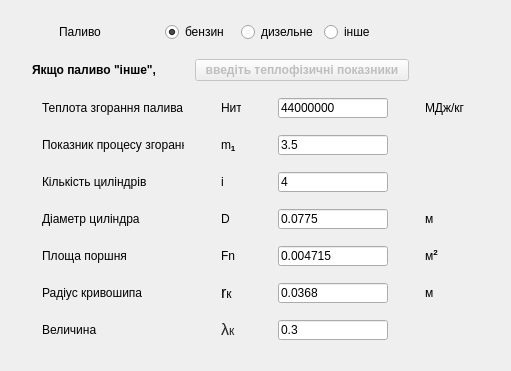
     <widget class="QWidget" name="layoutWidget">
      <property name="geometry">
       <rect>
        <x>10</x>
        <y>100</y>
        <width>511</width>
        <height>371</height>
       </rect>
      </property>
      <layout class="QVBoxLayout" name="verticalLayout">
       <item>
        <layout class="QHBoxLayout" name="horizontalLayout_4">
         <item>
          <widget class="QLabel" name="label_80">
           <property name="maximumSize">
            <size>
             <width>42</width>
             <height>20</height>
            </size>
           </property>
           <property name="text">
            <string/>
           </property>
          </widget>
         </item>
         <item>
          <widget class="QLabel" name="label_3">
           <property name="maximumSize">
            <size>
             <width>100</width>
             <height>20</height>
            </size>
           </property>
           <property name="text">
            <string>Паливо</string>
           </property>
          </widget>
         </item>
         <item>
          <layout class="QHBoxLayout" name="horizontalLayout_2">
           <item>
            <widget class="QRadioButton" name="radioButton_Petrol">
             <property name="maximumSize">
              <size>
               <width>100</width>
               <height>20</height>
              </size>
             </property>
             <property name="focusPolicy">
              <enum>Qt::StrongFocus</enum>
             </property>
             <property name="acceptDrops">
              <bool>false</bool>
             </property>
             <property name="autoFillBackground">
              <bool>false</bool>
             </property>
             <property name="text">
              <string>бензин</string>
             </property>
             <property name="checkable">
              <bool>true</bool>
             </property>
             <property name="checked">
              <bool>true</bool>
             </property>
             <property name="autoExclusive">
              <bool>true</bool>
             </property>
            </widget>
           </item>
           <item>
            <widget class="QRadioButton" name="radioButton_Diesel">
             <property name="maximumSize">
              <size>
               <width>100</width>
               <height>20</height>
              </size>
             </property>
             <property name="text">
              <string>дизельне</string>
             </property>
             <property name="checked">
              <bool>false</bool>
             </property>
            </widget>
           </item>
           <item>
            <widget class="QRadioButton" name="radioButton_Other">
             <property name="maximumSize">
              <size>
               <width>100</width>
               <height>20</height>
              </size>
             </property>
             <property name="text">
              <string>інше</string>
             </property>
            </widget>
           </item>
          </layout>
         </item>
         <item>
          <widget class="QLabel" name="label_79">
           <property name="maximumSize">
            <size>
             <width>100</width>
             <height>20</height>
            </size>
           </property>
           <property name="text">
            <string/>
           </property>
          </widget>
         </item>
        </layout>
       </item>
       <item>
        <layout class="QHBoxLayout" name="horizontalLayout_3">
         <item>
          <widget class="QLabel" name="label_4">
           <property name="maximumSize">
            <size>
             <width>136</width>
             <height>24</height>
            </size>
           </property>
           <property name="font">
            <font>
             <pointsize>9</pointsize>
             <weight>75</weight>
             <bold>true</bold>
            </font>
           </property>
           <property name="text">
            <string>Якщо паливо &quot;інше&quot;,</string>
           </property>
          </widget>
         </item>
         <item>
          <widget class="QPushButton" name="thermoPhishicButton">
           <property name="enabled">
            <bool>false</bool>
           </property>
           <property name="maximumSize">
            <size>
             <width>214</width>
             <height>24</height>
            </size>
           </property>
           <property name="font">
            <font>
             <pointsize>9</pointsize>
             <weight>75</weight>
             <bold>true</bold>
            </font>
           </property>
           <property name="text">
            <string>введіть теплофізичні показники</string>
           </property>
          </widget>
         </item>
         <item>
          <widget class="QLabel" name="label_87">
           <property name="maximumSize">
            <size>
             <width>42</width>
             <height>20</height>
            </size>
           </property>
           <property name="text">
            <string/>
           </property>
          </widget>
         </item>
        </layout>
       </item>
       <item>
        <layout class="QHBoxLayout" name="horizontalLayout_25">
         <item>
          <widget class="QLabel" name="label_5">
           <property name="maximumSize">
            <size>
             <width>142</width>
             <height>20</height>
            </size>
           </property>
           <property name="text">
            <string>Теплота згорання палива</string>
           </property>
          </widget>
         </item>
         <item>
          <widget class="QLabel" name="label_6">
           <property name="maximumSize">
            <size>
             <width>20</width>
             <height>20</height>
            </size>
           </property>
           <property name="text">
            <string>Нит</string>
           </property>
          </widget>
         </item>
         <item>
          <widget class="QLineEdit" name="lineEdit_HuT">
           <property name="maximumSize">
            <size>
             <width>110</width>
             <height>20</height>
            </size>
           </property>
           <property name="focusPolicy">
            <enum>Qt::StrongFocus</enum>
           </property>
           <property name="text">
            <string>44000000</string>
           </property>
          </widget>
         </item>
         <item>
          <widget class="QLabel" name="label_7">
           <property name="maximumSize">
            <size>
             <width>42</width>
             <height>20</height>
            </size>
           </property>
           <property name="text">
            <string>МДж/кг</string>
           </property>
          </widget>
         </item>
        </layout>
       </item>
       <item>
        <layout class="QHBoxLayout" name="horizontalLayout_26">
         <item>
          <widget class="QLabel" name="label_8">
           <property name="maximumSize">
            <size>
             <width>142</width>
             <height>20</height>
            </size>
           </property>
           <property name="text">
            <string>Показник процесу згорання</string>
           </property>
          </widget>
         </item>
         <item>
          <widget class="QLabel" name="label_9">
           <property name="maximumSize">
            <size>
             <width>20</width>
             <height>20</height>
            </size>
           </property>
           <property name="font">
            <font>
             <weight>50</weight>
             <bold>false</bold>
            </font>
           </property>
           <property name="text">
            <string>&lt;html&gt;&lt;head/&gt;&lt;body&gt;&lt;p&gt;&lt;span style=&quot; font-size:9pt;&quot;&gt;m&lt;/span&gt;&lt;span style=&quot; font-size:9pt; font-weight:600; vertical-align:sub;&quot;&gt;1&lt;/span&gt;&lt;/p&gt;&lt;/body&gt;&lt;/html&gt;</string>
           </property>
          </widget>
         </item>
         <item>
          <widget class="QLineEdit" name="lineEdit_m_1">
           <property name="maximumSize">
            <size>
             <width>110</width>
             <height>20</height>
            </size>
           </property>
           <property name="text">
            <string>3.5</string>
           </property>
          </widget>
         </item>
         <item>
          <widget class="QLabel" name="label_77">
           <property name="maximumSize">
            <size>
             <width>42</width>
             <height>20</height>
            </size>
           </property>
           <property name="text">
            <string/>
           </property>
          </widget>
         </item>
        </layout>
       </item>
       <item>
        <layout class="QHBoxLayout" name="horizontalLayout_27">
         <item>
          <widget class="QLabel" name="label_10">
           <property name="maximumSize">
            <size>
             <width>142</width>
             <height>20</height>
            </size>
           </property>
           <property name="text">
            <string>Кількість циліндрів</string>
           </property>
          </widget>
         </item>
         <item>
          <widget class="QLabel" name="label_11">
           <property name="maximumSize">
            <size>
             <width>20</width>
             <height>20</height>
            </size>
           </property>
           <property name="font">
            <font>
             <pointsize>9</pointsize>
             <weight>50</weight>
             <bold>false</bold>
            </font>
           </property>
           <property name="text">
            <string>i</string>
           </property>
          </widget>
         </item>
         <item>
          <widget class="QLineEdit" name="lineEdit_i">
           <property name="maximumSize">
            <size>
             <width>110</width>
             <height>20</height>
            </size>
           </property>
           <property name="text">
            <string>4</string>
           </property>
          </widget>
         </item>
         <item>
          <widget class="QLabel" name="label_78">
           <property name="maximumSize">
            <size>
             <width>42</width>
             <height>20</height>
            </size>
           </property>
           <property name="text">
            <string/>
           </property>
          </widget>
         </item>
        </layout>
       </item>
       <item>
        <layout class="QHBoxLayout" name="horizontalLayout_28">
         <item>
          <widget class="QLabel" name="label_13">
           <property name="maximumSize">
            <size>
             <width>142</width>
             <height>20</height>
            </size>
           </property>
           <property name="text">
            <string>Діаметр циліндра</string>
           </property>
          </widget>
         </item>
         <item>
          <widget class="QLabel" name="label_14">
           <property name="maximumSize">
            <size>
             <width>20</width>
             <height>20</height>
            </size>
           </property>
           <property name="text">
            <string>D</string>
           </property>
          </widget>
         </item>
         <item>
          <widget class="QLineEdit" name="lineEdit_D">
           <property name="maximumSize">
            <size>
             <width>110</width>
             <height>20</height>
            </size>
           </property>
           <property name="text">
            <string>0.0775</string>
           </property>
          </widget>
         </item>
         <item>
          <widget class="QLabel" name="label_15">
           <property name="maximumSize">
            <size>
             <width>42</width>
             <height>20</height>
            </size>
           </property>
           <property name="text">
            <string>м</string>
           </property>
          </widget>
         </item>
        </layout>
       </item>
       <item>
        <layout class="QHBoxLayout" name="horizontalLayout_29">
         <item>
          <widget class="QLabel" name="label_16">
           <property name="maximumSize">
            <size>
             <width>142</width>
             <height>20</height>
            </size>
           </property>
           <property name="text">
            <string>Площа поршня</string>
           </property>
          </widget>
         </item>
         <item>
          <widget class="QLabel" name="label_17">
           <property name="maximumSize">
            <size>
             <width>20</width>
             <height>20</height>
            </size>
           </property>
           <property name="text">
            <string>Fn</string>
           </property>
          </widget>
         </item>
         <item>
          <widget class="QLineEdit" name="lineEdit_Fn">
           <property name="maximumSize">
            <size>
             <width>110</width>
             <height>20</height>
            </size>
           </property>
           <property name="text">
            <string>0.004715</string>
           </property>
          </widget>
         </item>
         <item>
          <widget class="QLabel" name="label_18">
           <property name="maximumSize">
            <size>
             <width>42</width>
             <height>20</height>
            </size>
           </property>
           <property name="text">
            <string>&lt;html&gt;&lt;head/&gt;&lt;body&gt;&lt;p&gt;&lt;span style=&quot; font-size:9pt;&quot;&gt;м&lt;/span&gt;&lt;span style=&quot; font-size:9pt; font-weight:600; vertical-align:super;&quot;&gt;2&lt;/span&gt;&lt;/p&gt;&lt;/body&gt;&lt;/html&gt;</string>
           </property>
          </widget>
         </item>
        </layout>
       </item>
       <item>
        <layout class="QHBoxLayout" name="horizontalLayout_30">
         <item>
          <widget class="QLabel" name="label_19">
           <property name="maximumSize">
            <size>
             <width>142</width>
             <height>20</height>
            </size>
           </property>
           <property name="text">
            <string>Радіус кривошипа</string>
           </property>
          </widget>
         </item>
         <item>
          <widget class="QLabel" name="label_20">
           <property name="maximumSize">
            <size>
             <width>20</width>
             <height>20</height>
            </size>
           </property>
           <property name="text">
            <string>&lt;html&gt;&lt;head/&gt;&lt;body&gt;&lt;p&gt;&lt;span style=&quot; font-size:12pt;&quot;&gt;r&lt;/span&gt;к&lt;/p&gt;&lt;/body&gt;&lt;/html&gt;</string>
           </property>
          </widget>
         </item>
         <item>
          <widget class="QLineEdit" name="lineEdit_rk">
           <property name="maximumSize">
            <size>
             <width>110</width>
             <height>20</height>
            </size>
           </property>
           <property name="text">
            <string>0.0368</string>
           </property>
          </widget>
         </item>
         <item>
          <widget class="QLabel" name="label_21">
           <property name="maximumSize">
            <size>
             <width>42</width>
             <height>20</height>
            </size>
           </property>
           <property name="text">
            <string>м</string>
           </property>
          </widget>
         </item>
        </layout>
       </item>
       <item>
        <layout class="QHBoxLayout" name="horizontalLayout_31">
         <item>
          <widget class="QLabel" name="label_22">
           <property name="maximumSize">
            <size>
             <width>142</width>
             <height>20</height>
            </size>
           </property>
           <property name="text">
            <string>Величина</string>
           </property>
          </widget>
         </item>
         <item>
          <widget class="QLabel" name="label_23">
           <property name="maximumSize">
            <size>
             <width>20</width>
             <height>20</height>
            </size>
           </property>
           <property name="text">
            <string>&lt;html&gt;&lt;head/&gt;&lt;body&gt;&lt;p&gt;&lt;span style=&quot; font-family:'Roboto,arial,sans-serif'; font-size:12pt; color:#252525;&quot;&gt;λ&lt;/span&gt;&lt;span style=&quot; font-family:'Roboto,arial,sans-serif'; font-size:9pt; color:#252525;&quot;&gt;к&lt;/span&gt;&lt;/p&gt;&lt;/body&gt;&lt;/html&gt;</string>
           </property>
          </widget>
         </item>
         <item>
          <widget class="QLineEdit" name="lineEdit_lambda_k">
           <property name="maximumSize">
            <size>
             <width>110</width>
             <height>20</height>
            </size>
           </property>
           <property name="text">
            <string>0.3</string>
           </property>
          </widget>
         </item>
         <item>
          <widget class="QLabel" name="label_76">
           <property name="maximumSize">
            <size>
             <width>42</width>
             <height>20</height>
            </size>
           </property>
           <property name="text">
            <string/>
           </property>
          </widget>
         </item>
        </layout>
       </item>
      </layout>
     </widget>
